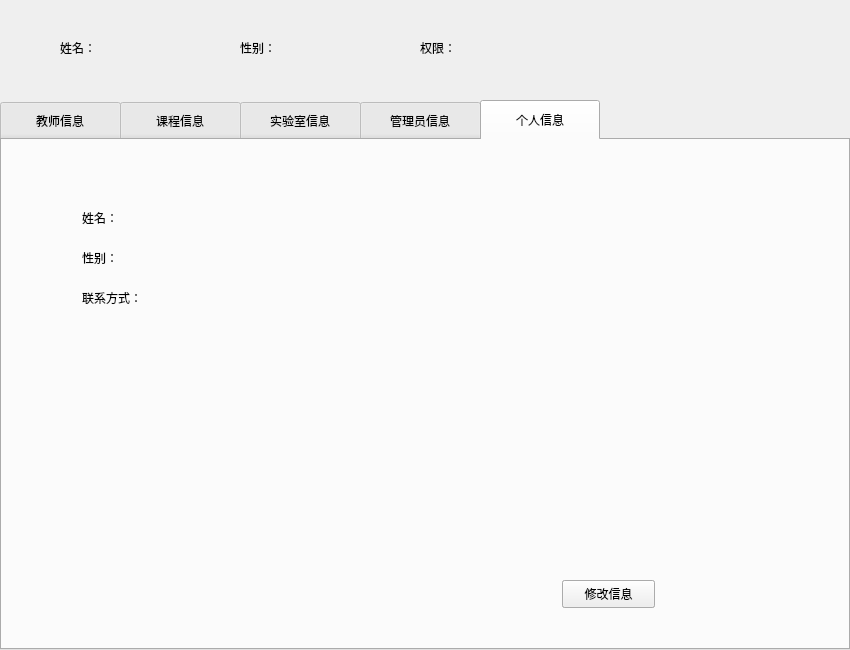
<?xml version="1.0" encoding="UTF-8"?>
<ui version="4.0">
 <class>teacher_window</class>
 <widget class="QWidget" name="teacher_window">
  <property name="geometry">
   <rect>
    <x>0</x>
    <y>0</y>
    <width>850</width>
    <height>650</height>
   </rect>
  </property>
  <property name="font">
   <font>
    <family>微软雅黑</family>
   </font>
  </property>
  <property name="windowTitle">
   <string>教师窗口</string>
  </property>
  <property name="styleSheet">
   <string notr="true"/>
  </property>
  <widget class="QTabWidget" name="teacher_tabWidget">
   <property name="geometry">
    <rect>
     <x>0</x>
     <y>100</y>
     <width>850</width>
     <height>550</height>
    </rect>
   </property>
   <property name="font">
    <font>
     <family>微软雅黑</family>
     <pointsize>9</pointsize>
    </font>
   </property>
   <property name="focusPolicy">
    <enum>Qt::TabFocus</enum>
   </property>
   <property name="styleSheet">
    <string notr="true">QTabBar::tab{height:40}
QTabBar::tab{width:120}</string>
   </property>
   <property name="currentIndex">
    <number>4</number>
   </property>
   <property name="elideMode">
    <enum>Qt::ElideNone</enum>
   </property>
   <property name="tabBarAutoHide">
    <bool>false</bool>
   </property>
   <widget class="QWidget" name="teacher_tab1">
    <attribute name="title">
     <string>教师信息</string>
    </attribute>
    <widget class="QTableWidget" name="teacher_page">
     <property name="geometry">
      <rect>
       <x>0</x>
       <y>0</y>
       <width>700</width>
       <height>550</height>
      </rect>
     </property>
     <property name="font">
      <font>
       <family>微软雅黑</family>
      </font>
     </property>
     <property name="dragEnabled">
      <bool>false</bool>
     </property>
     <property name="rowCount">
      <number>0</number>
     </property>
     <property name="columnCount">
      <number>5</number>
     </property>
     <column>
      <property name="text">
       <string>教师编号</string>
      </property>
      <property name="font">
       <font>
        <weight>75</weight>
        <italic>true</italic>
        <bold>true</bold>
       </font>
      </property>
      <property name="background">
       <color>
        <red>0</red>
        <green>0</green>
        <blue>0</blue>
       </color>
      </property>
     </column>
     <column>
      <property name="text">
       <string>教师姓名</string>
      </property>
      <property name="font">
       <font>
        <weight>75</weight>
        <italic>true</italic>
        <bold>true</bold>
       </font>
      </property>
     </column>
     <column>
      <property name="text">
       <string>课程名称</string>
      </property>
      <property name="font">
       <font>
        <weight>75</weight>
        <italic>true</italic>
        <bold>true</bold>
       </font>
      </property>
     </column>
     <column>
      <property name="text">
       <string>课程地点</string>
      </property>
      <property name="font">
       <font>
        <weight>75</weight>
        <italic>true</italic>
        <bold>true</bold>
       </font>
      </property>
     </column>
     <column>
      <property name="text">
       <string>详情</string>
      </property>
      <property name="font">
       <font>
        <weight>75</weight>
        <italic>true</italic>
        <bold>true</bold>
       </font>
      </property>
     </column>
    </widget>
   </widget>
   <widget class="QWidget" name="teacher_tab2">
    <attribute name="title">
     <string>课程信息</string>
    </attribute>
    <widget class="QTableWidget" name="teacher_page_2">
     <property name="geometry">
      <rect>
       <x>0</x>
       <y>0</y>
       <width>700</width>
       <height>550</height>
      </rect>
     </property>
     <property name="font">
      <font>
       <family>微软雅黑</family>
      </font>
     </property>
     <property name="dragEnabled">
      <bool>false</bool>
     </property>
     <property name="rowCount">
      <number>0</number>
     </property>
     <column>
      <property name="text">
       <string>课程编号</string>
      </property>
      <property name="font">
       <font>
        <weight>75</weight>
        <italic>true</italic>
        <bold>true</bold>
       </font>
      </property>
      <property name="background">
       <color>
        <red>0</red>
        <green>0</green>
        <blue>0</blue>
       </color>
      </property>
     </column>
     <column>
      <property name="text">
       <string>课程名称</string>
      </property>
      <property name="font">
       <font>
        <weight>75</weight>
        <italic>true</italic>
        <bold>true</bold>
       </font>
      </property>
     </column>
     <column>
      <property name="text">
       <string>所属学院</string>
      </property>
      <property name="font">
       <font>
        <weight>75</weight>
        <italic>true</italic>
        <bold>true</bold>
       </font>
      </property>
     </column>
     <column>
      <property name="text">
       <string>课程学时</string>
      </property>
      <property name="font">
       <font>
        <weight>75</weight>
        <italic>true</italic>
        <bold>true</bold>
       </font>
      </property>
     </column>
     <column>
      <property name="text">
       <string>课程容量</string>
      </property>
      <property name="font">
       <font>
        <weight>75</weight>
        <italic>true</italic>
        <bold>true</bold>
       </font>
      </property>
     </column>
    </widget>
   </widget>
   <widget class="QWidget" name="teacher_tab3">
    <attribute name="title">
     <string>实验室信息</string>
    </attribute>
    <widget class="QTableWidget" name="tableWidget_2">
     <property name="geometry">
      <rect>
       <x>0</x>
       <y>0</y>
       <width>700</width>
       <height>550</height>
      </rect>
     </property>
    </widget>
    <widget class="QTableWidget" name="teacher_page_3">
     <property name="geometry">
      <rect>
       <x>0</x>
       <y>0</y>
       <width>700</width>
       <height>550</height>
      </rect>
     </property>
     <property name="font">
      <font>
       <family>微软雅黑</family>
      </font>
     </property>
     <property name="dragEnabled">
      <bool>false</bool>
     </property>
     <property name="rowCount">
      <number>0</number>
     </property>
     <column>
      <property name="text">
       <string>实验室编号</string>
      </property>
      <property name="font">
       <font>
        <weight>75</weight>
        <italic>true</italic>
        <bold>true</bold>
       </font>
      </property>
      <property name="background">
       <color>
        <red>0</red>
        <green>0</green>
        <blue>0</blue>
       </color>
      </property>
     </column>
     <column>
      <property name="text">
       <string>实验室地点</string>
      </property>
      <property name="font">
       <font>
        <weight>75</weight>
        <italic>true</italic>
        <bold>true</bold>
       </font>
      </property>
     </column>
     <column>
      <property name="text">
       <string>实验室管理员</string>
      </property>
      <property name="font">
       <font>
        <weight>75</weight>
        <italic>true</italic>
        <bold>true</bold>
       </font>
      </property>
     </column>
     <column>
      <property name="text">
       <string>设备配置</string>
      </property>
      <property name="font">
       <font>
        <weight>75</weight>
        <italic>true</italic>
        <bold>true</bold>
       </font>
      </property>
     </column>
     <column>
      <property name="text">
       <string>配套软件</string>
      </property>
      <property name="font">
       <font>
        <weight>75</weight>
        <italic>true</italic>
        <bold>true</bold>
       </font>
      </property>
     </column>
    </widget>
   </widget>
   <widget class="QWidget" name="teacher_tab4">
    <attribute name="title">
     <string>管理员信息</string>
    </attribute>
    <widget class="QTableWidget" name="teacher_page_4">
     <property name="geometry">
      <rect>
       <x>0</x>
       <y>0</y>
       <width>700</width>
       <height>550</height>
      </rect>
     </property>
     <property name="font">
      <font>
       <family>微软雅黑</family>
      </font>
     </property>
     <property name="dragEnabled">
      <bool>false</bool>
     </property>
     <property name="rowCount">
      <number>0</number>
     </property>
     <column>
      <property name="text">
       <string>管理员编号</string>
      </property>
      <property name="font">
       <font>
        <weight>75</weight>
        <italic>true</italic>
        <bold>true</bold>
       </font>
      </property>
      <property name="background">
       <color>
        <red>0</red>
        <green>0</green>
        <blue>0</blue>
       </color>
      </property>
     </column>
     <column>
      <property name="text">
       <string>姓名</string>
      </property>
      <property name="font">
       <font>
        <weight>75</weight>
        <italic>true</italic>
        <bold>true</bold>
       </font>
      </property>
     </column>
     <column>
      <property name="text">
       <string>性别</string>
      </property>
      <property name="font">
       <font>
        <weight>75</weight>
        <italic>true</italic>
        <bold>true</bold>
       </font>
      </property>
     </column>
     <column>
      <property name="text">
       <string>联系方式</string>
      </property>
      <property name="font">
       <font>
        <weight>75</weight>
        <italic>true</italic>
        <bold>true</bold>
       </font>
      </property>
     </column>
    </widget>
   </widget>
   <widget class="QWidget" name="teacher_tab5">
    <property name="font">
     <font>
      <family>微软雅黑</family>
     </font>
    </property>
    <attribute name="title">
     <string>个人信息</string>
    </attribute>
    <widget class="QLabel" name="label_8">
     <property name="geometry">
      <rect>
       <x>80</x>
       <y>70</y>
       <width>41</width>
       <height>16</height>
      </rect>
     </property>
     <property name="font">
      <font>
       <family>微软雅黑</family>
      </font>
     </property>
     <property name="text">
      <string>姓名：</string>
     </property>
    </widget>
    <widget class="QLabel" name="label_7">
     <property name="geometry">
      <rect>
       <x>80</x>
       <y>110</y>
       <width>41</width>
       <height>16</height>
      </rect>
     </property>
     <property name="font">
      <font>
       <family>微软雅黑</family>
      </font>
     </property>
     <property name="text">
      <string>性别：</string>
     </property>
    </widget>
    <widget class="QLabel" name="label_6">
     <property name="geometry">
      <rect>
       <x>80</x>
       <y>150</y>
       <width>71</width>
       <height>16</height>
      </rect>
     </property>
     <property name="font">
      <font>
       <family>微软雅黑</family>
      </font>
     </property>
     <property name="text">
      <string>联系方式：</string>
     </property>
    </widget>
    <widget class="QLabel" name="lable_teacher_conn">
     <property name="geometry">
      <rect>
       <x>160</x>
       <y>150</y>
       <width>231</width>
       <height>16</height>
      </rect>
     </property>
     <property name="font">
      <font>
       <family>微软雅黑</family>
      </font>
     </property>
     <property name="text">
      <string/>
     </property>
    </widget>
    <widget class="QLabel" name="lable_teacher_sex2">
     <property name="geometry">
      <rect>
       <x>130</x>
       <y>110</y>
       <width>72</width>
       <height>15</height>
      </rect>
     </property>
     <property name="text">
      <string/>
     </property>
    </widget>
    <widget class="QLabel" name="lable_teacher_name_2">
     <property name="geometry">
      <rect>
       <x>130</x>
       <y>70</y>
       <width>72</width>
       <height>15</height>
      </rect>
     </property>
     <property name="text">
      <string/>
     </property>
    </widget>
    <widget class="QPushButton" name="pushButton">
     <property name="geometry">
      <rect>
       <x>560</x>
       <y>440</y>
       <width>93</width>
       <height>28</height>
      </rect>
     </property>
     <property name="font">
      <font>
       <family>微软雅黑</family>
      </font>
     </property>
     <property name="text">
      <string>绑定信息</string>
     </property>
    </widget>
    <widget class="QPushButton" name="pushButton_2">
     <property name="geometry">
      <rect>
       <x>560</x>
       <y>440</y>
       <width>93</width>
       <height>28</height>
      </rect>
     </property>
     <property name="font">
      <font>
       <family>微软雅黑</family>
      </font>
     </property>
     <property name="text">
      <string>修改信息</string>
     </property>
    </widget>
   </widget>
  </widget>
  <widget class="QLabel" name="lable_teacher_sex">
   <property name="geometry">
    <rect>
     <x>290</x>
     <y>40</y>
     <width>72</width>
     <height>15</height>
    </rect>
   </property>
   <property name="text">
    <string/>
   </property>
  </widget>
  <widget class="QLabel" name="label_4">
   <property name="geometry">
    <rect>
     <x>420</x>
     <y>40</y>
     <width>41</width>
     <height>16</height>
    </rect>
   </property>
   <property name="text">
    <string>权限：</string>
   </property>
  </widget>
  <widget class="QLabel" name="lable_teacher_name">
   <property name="geometry">
    <rect>
     <x>110</x>
     <y>40</y>
     <width>72</width>
     <height>15</height>
    </rect>
   </property>
   <property name="text">
    <string/>
   </property>
  </widget>
  <widget class="QLabel" name="label">
   <property name="geometry">
    <rect>
     <x>60</x>
     <y>40</y>
     <width>41</width>
     <height>16</height>
    </rect>
   </property>
   <property name="text">
    <string>姓名：</string>
   </property>
  </widget>
  <widget class="QLabel" name="label_2">
   <property name="geometry">
    <rect>
     <x>240</x>
     <y>40</y>
     <width>41</width>
     <height>16</height>
    </rect>
   </property>
   <property name="text">
    <string>性别：</string>
   </property>
  </widget>
  <widget class="QLabel" name="lable_teacher_type">
   <property name="geometry">
    <rect>
     <x>470</x>
     <y>40</y>
     <width>72</width>
     <height>15</height>
    </rect>
   </property>
   <property name="text">
    <string/>
   </property>
  </widget>
 </widget>
 <resources/>
 <connections/>
</ui>
